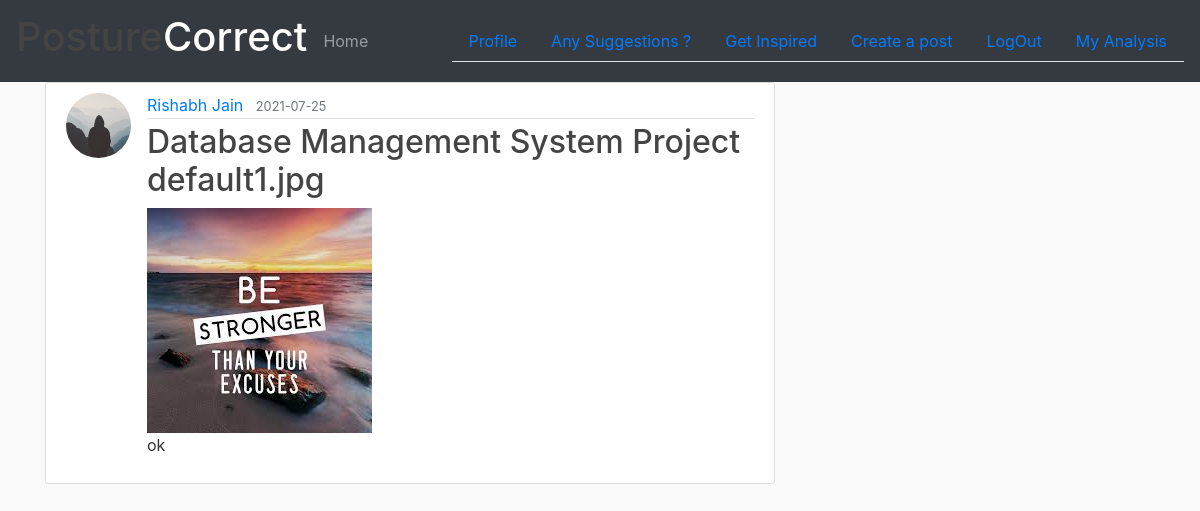
Screenshot of /post/1 (signed in) with the database file from the repository.
### se_hackethon_project/models.py (models this page shows, shortened)
class User(db.Model,UserMixin):
    id = db.Column(db.Integer,primary_key=True)
    name = db.Column(db.String(20),nullable=False)
    email = db.Column(db.String(120),unique=True,nullable=False)
    image_file = db.Column(db.String(20),nullable=False,default = 'default.jpg')
    password = db.Column(db.String(60),nullable=False)
    posts = db.relationship('Post', backref='author', lazy=True)
    feedbacks = db.relationship('Feedback',backref='customer',lazy=True)
    analyzeSessions = db.relationship('Accuracy',backref='results',lazy=True)

class Post(db.Model):
    id = db.Column(db.Integer,primary_key = True)
    title = db.Column(db.String(100),nullable = False)
    date_posted = db.Column(db.DateTime,nullable = False,default = datetime.utcnow)
    content = db.Column(db.Text,nullable=False)
    image_file = db.Column(db.String(20),nullable=False,default = 'default1.jpg')
    user_id = db.Column(db.Integer, db.ForeignKey('user.id'), nullable=False)

### se_hackethon_project/routes.py (the view)
@app.route("/post/<int:post_id>")
def post(post_id):
    post = Post.query.get_or_404(post_id)
    return render_template('post.html', title=post.title, post=post)

### se_hackethon_project/models.py (called while the page is built)
@login_manager.user_loader
def load_user(user_id):
    return User.query.get(int(user_id))

### se_hackethon_project/templates/post.html (shortened to what this page needs)
{% extends 'layout.html' %}
{% block content %}
  <article class="media content-section">
    <img class="rounded-circle article-img" src="{{ url_for('static',filename = 'profile_pics/' + post.author.image_file) }}">
    <div class="media-body">
      <div class="article-metadata">
        <a class="mr-2" href="{{ url_for('user_posts',username=post.author.name) }}">{{ post.author.name }}</a>
        <small class="text-muted">{{ post.date_posted.strftime("%Y-%m-%d") }}</small>
      </div>
      <h2 class="article-title">{{ post.title }} {{post.image_file}}</h2>
      <img src="{{ url_for('static',filename = 'profile_pics/' + post.image_file) }}" alt="Post Picture">
      <p class="article-content">{{ post.content }}</p>
    </div>
  </article>
{% endblock content %}

### se_hackethon_project/static/main.css (style rules this page uses)
body { background: #fafafa; color: #333333; }
h1, h2, h3, h4, h5, h6 { color: #444444; }
.content-section { background: #ffffff; padding: 10px 20px; border: 1px solid #dddddd; border-radius: 3px; margin-bottom: 20px; }
.article-title { color: #444444; }
.article-content { white-space: pre-line; }
.article-img { height: 65px; width: 65px; margin-right: 16px; }
.article-metadata { padding-bottom: 1px; margin-bottom: 4px; border-bottom: 1px solid #e3e3e3 }

### rows the page displays
User: image_file (placeholder picture), author.name "Rishabh Jain"
Post: date_posted "2021-07-25", title "Database Management System Project", image_file "default1.jpg", image_file (placeholder picture), content "ok"
